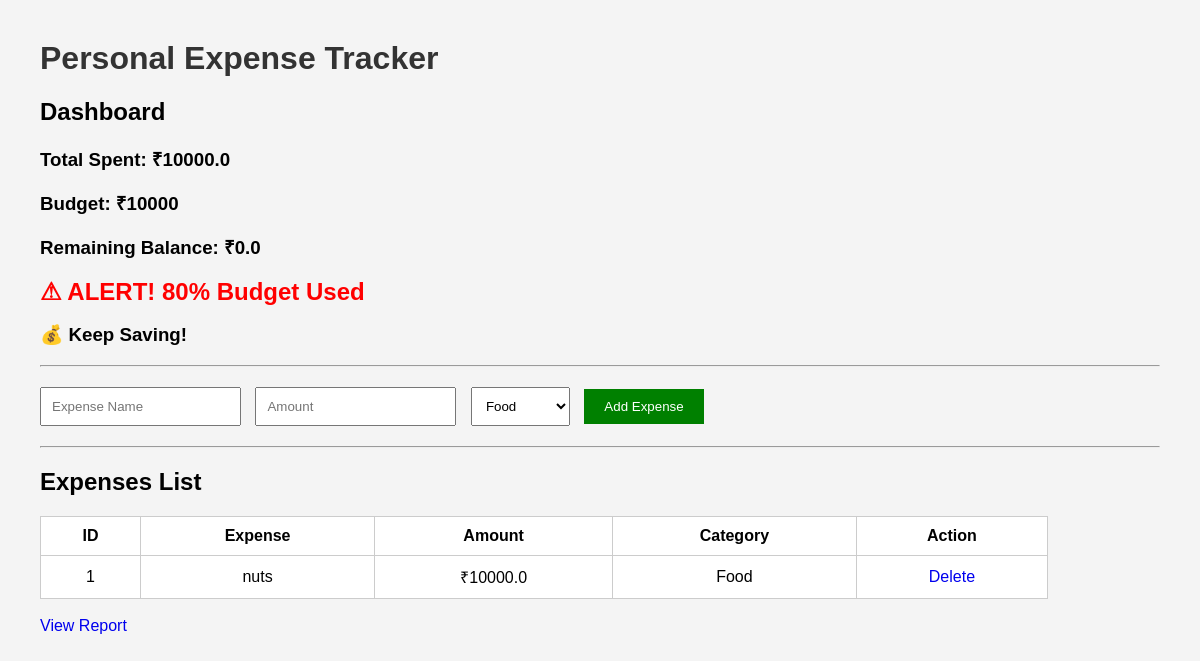
Before: / with the older database file.
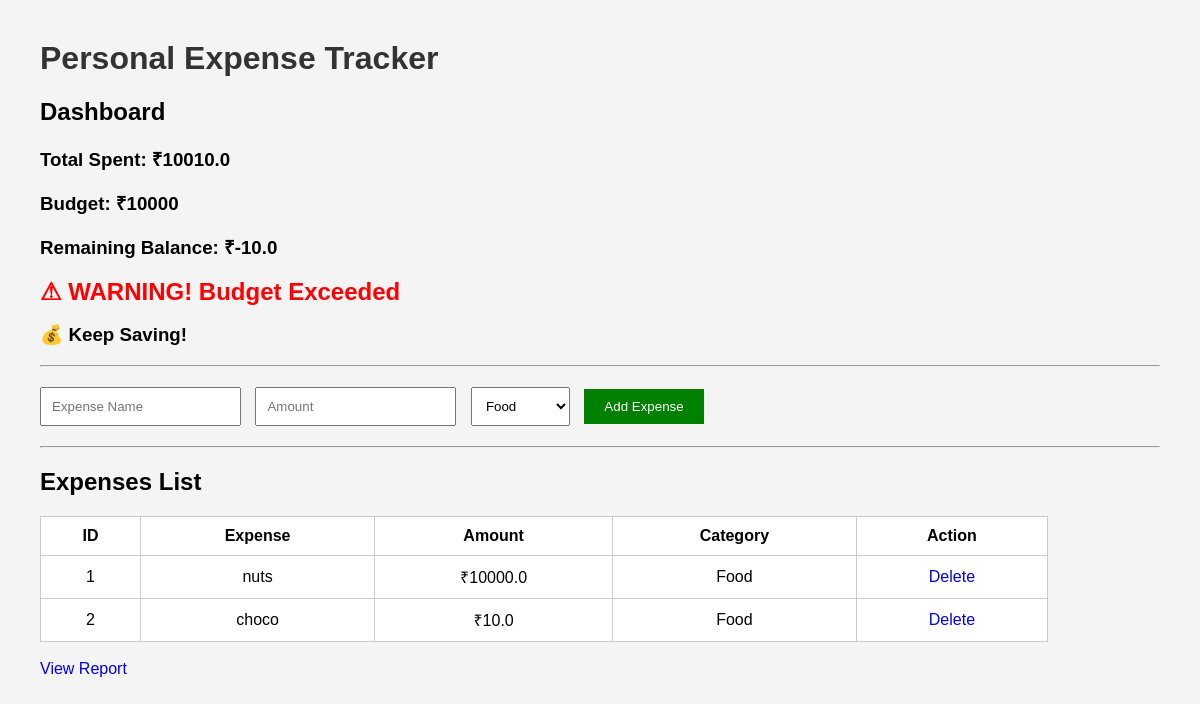
After: the same page with the newer database file.
### tables this page shows
CREATE TABLE expenses(
    id INTEGER PRIMARY KEY AUTOINCREMENT,
    item TEXT NOT NULL,
    amount REAL NOT NULL,
    category TEXT NOT NULL
);

### app.py (the view)
@app.route('/')
def home():
    conn = sqlite3.connect('expenses.db')
    cursor = conn.cursor()
    cursor.execute("SELECT * FROM expenses")
    expenses = cursor.fetchall()
    cursor.execute("SELECT SUM(amount) FROM expenses")
    total = cursor.fetchone()[0]
    conn.close()
    if total is None:
        total = 0
    remaining = BUDGET - total
    warning = ""
    if total > BUDGET:
        warning = "⚠ WARNING! Budget Exceeded"
    elif total > (BUDGET * 0.8):
        warning = "⚠ ALERT! 80% Budget Used"
    if remaining >= SAVINGS_GOAL:
        savings_msg = "🎉 Savings Goal Achieved!"
    else:
        savings_msg = "💰 Keep Saving!"
    return render_template(
        'index.html',
        expenses=expenses,
        total=total,
        budget=BUDGET,
        remaining=remaining,
        warning=warning,
        savings_msg=savings_msg
    )

### templates/index.html (shortened to what this page needs)
<!DOCTYPE html>
<html>
<head>
    <link rel="stylesheet"
          href="{{ url_for('static', filename='style.css') }}">
</head>
<body>
<h1>Personal Expense Tracker</h1>
<h2>Dashboard</h2>
<h3>Total Spent: ₹{{ total }}</h3>
<h3>Budget: ₹{{ budget }}</h3>
<h3>Remaining Balance: ₹{{ remaining }}</h3>
<div class="warning">
    {{ warning }}
</div>
<h3>{{ savings_msg }}</h3>
<hr>
<form action="/add" method="POST">
    <input type="text"
           name="item"
           placeholder="Expense Name"
           required>
    <input type="number"
           step="0.01"
           name="amount"
           placeholder="Amount"
           required>
    <select name="category">
        <option>Food</option>
    </select>
    <button type="submit">
        Add Expense
    </button>
</form>
<hr>
<h2>Expenses List</h2>
<table>
<tr>
    <th>ID</th>
    <th>Expense</th>
    <th>Amount</th>
    <th>Category</th>
    <th>Action</th>
</tr>
{% for expense in expenses %}
<tr>
    <td>{{ expense[0] }}</td>
    <td>{{ expense[1] }}</td>
    <td>₹{{ expense[2] }}</td>
    <td>{{ expense[3] }}</td>
    <td>
        <a href="/delete/{{ expense[0] }}">
            Delete
        </a>
    </td>
</tr>
{% endfor %}
</table>
<br>
<a href="/report">
    View Report
</a>
</body>
</html>

### static/style.css (style rules this page uses)
body { font-family: Arial, sans-serif; margin:40px; background:#f4f4f4; }
h1 { color:#333; }
form { margin-top:20px; margin-bottom:20px; }
input,select { padding:10px; margin-right:10px; }
button { padding:10px 20px; background:green; color:white; border:none; cursor:pointer; }
table { width:90%; border-collapse:collapse; background:white; }
table,th,td { border:1px solid #ccc; }
th,td { padding:10px; text-align:center; }
.warning { color:red; font-size:24px; font-weight:bold; margin-top:15px; }
a { text-decoration:none; }

Changed rows visible on the page:
added expenses: id "2", item "choco", amount "10.0", category "Food"
Other visible differences:
{{ total }}: "10000.0" → "10010.0"
{{ remaining }}: "0.0" → "-10.0"
{{ warning }}: "⚠ ALERT! 80% Budget Used" → "⚠ WARNING! Budget Exceeded"
